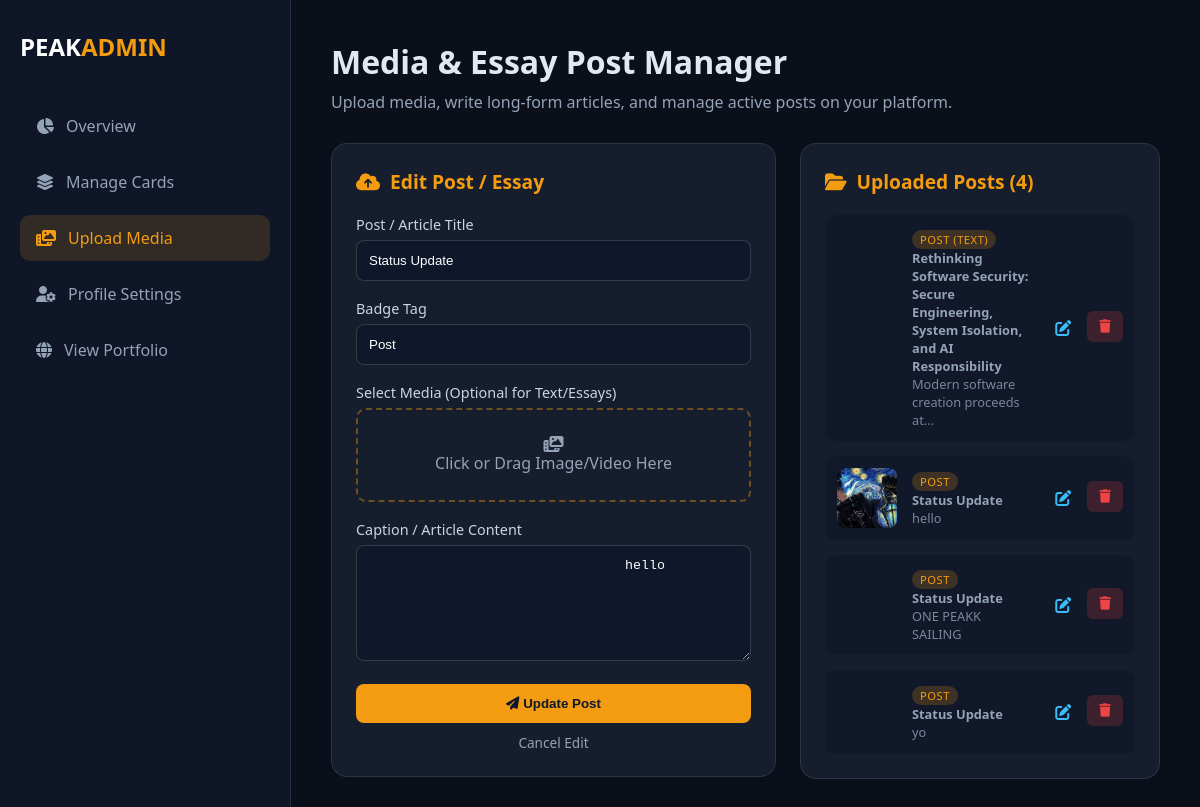
Page /dashboard/post?edit_id=3 (signed in) on the committed database.
### app.py (models this page shows)
class MediaUpload(db.Model):
    id = db.Column(db.Integer, primary_key=True)
    title = db.Column(db.String(100), nullable=True)
    caption = db.Column(db.Text, nullable=True)
    badge = db.Column(db.String(50), default="Featured")
    filename = db.Column(db.String(255), nullable=True)
    media_type = db.Column(db.String(10), nullable=True)
    created_at = db.Column(db.DateTime, default=datetime.utcnow)

### app.py (the view)
@app.route('/dashboard/post')
@login_required
def dashboard_post():
    edit_id = request.args.get('edit_id', type=int)
    edit_post = MediaUpload.query.get(edit_id) if edit_id else None
    uploads = MediaUpload.query.order_by(MediaUpload.id.desc()).all()
    return render_template('dashboard_post.html', uploads=uploads, edit_post=edit_post)

### app.py (called while the page is built)
@login_manager.user_loader
def load_user(user_id):
    return db.session.get(User, int(user_id))

### templates/dashboard_post.html (shortened to what this page needs)
<!DOCTYPE html>
<html lang="en">
<head>
    <link rel="stylesheet" href="https://cdnjs.cloudflare.com/ajax/libs/font-awesome/6.4.0/css/all.min.css">
    <link rel="stylesheet" href="{{ url_for('static', filename='css/dashboard.css') }}">
</head>
<body class="dashboard-body">
    <div class="dashboard-container">
        <aside class="dashboard-sidebar">
            <div class="brand">
                <h2>PEAK<span>ADMIN</span></h2>
            </div>
            <nav class="dash-nav">
                <a href="{{ url_for('dashboard') }}">
                    <i class="fa-solid fa-chart-pie"></i> Overview
                </a>
                <a href="{{ url_for('dashboard_cards') }}">
                    <i class="fa-solid fa-layer-group"></i> Manage Cards
                </a>
                <a href="{{ url_for('dashboard_post') }}" class="active">
                    <i class="fa-solid fa-photo-film"></i> Upload Media
                </a>
                <a href="{{ url_for('dashboard_profile_page') }}">
                    <i class="fa-solid fa-user-gear"></i> Profile Settings
                </a>
                <a href="{{ url_for('home') }}">
                    <i class="fa-solid fa-globe"></i> View Portfolio
                </a>
            </nav>
        </aside>
        <main class="dashboard-content">
            <header class="dash-header">
                <h1>Media & Essay Post Manager</h1>
                <p>Upload media, write long-form articles, and manage active posts on your platform.</p>
            </header>
            <div class="dash-grid">
                <div class="dash-card">
                    <h3>
                        <i class="fa-solid fa-cloud-arrow-up"></i>
                        {% if edit_post %}Edit Post / Essay{% else %}New Media or Essay Post{% endif %}
                    </h3>
                    <form action="{% if edit_post %}{{ url_for('update_media', upload_id=edit_post.id) }}{% else %}{{ url_for('upload_media') }}{% endif %}"
                          method="POST"
                          enctype="multipart/form-data"
                          class="dash-form">
                        <div class="form-group">
                            <label for="title">Post / Article Title</label>
                            <input type="text" id="title" name="title" class="form-control"
                                   placeholder="e.g. Rethinking Software Security..."
                                   value="{{ edit_post.title if edit_post else '' }}">
                        </div>
                        <div class="form-group">
                            <label for="badge">Badge Tag</label>
                            <input type="text" id="badge" name="badge" class="form-control"
                                   placeholder="e.g. POST (TEXT), Article, Essay"
                                   value="{{ edit_post.badge if edit_post else 'POST (TEXT)' }}">
                        </div>
                        <div class="form-group">
                            <label>Select Media (Optional for Text/Essays)</label>
                            <div class="file-upload-wrapper">
                                <div class="file-dummy">
                                    <i class="fa-solid fa-photo-film"></i>
                                    <span id="file-label">Click or Drag Image/Video Here</span>
                                </div>
                            </div>
                        </div>
                        <div class="form-group">
                            <label for="caption_editor">Caption / Article Content</label>
                            <textarea id="caption_editor" name="caption" rows="6">
                                {{ edit_post.caption if edit_post else '' }}
                            </textarea>
                        </div>
                        <div class="form-actions" style="margin-top: 15px;">
                            <button type="submit" class="btn-submit">
                                <i class="fa-solid fa-paper-plane"></i>
                                {% if edit_post %}Update Post{% else %}Post Media{% endif %}
                            </button>
                            {% if edit_post %}
                                <a href="{{ url_for('dashboard_post') }}"
                                   style="display: block; text-align: center; color: #94a3b8; margin-top: 10px; text-decoration: none; font-size: 0.85rem;">
                                    Cancel Edit
                                </a>
                            {% endif %}
                        </div>
                    </form>
                </div>
                <div class="dash-card">
                    <h3><i class="fa-solid fa-folder-open"></i> Uploaded Posts ({{ uploads|length if uploads else 0 }})</h3>
                    <div class="card-list">
                        {% if uploads %}
                            {% for item in uploads %}
                            <div class="card-item">
                                <div class="thumb-box">
                                    {% if item.filename %}
                                        {% if item.media_type == 'image' %}
                                            <img src="{{ url_for('static', filename='uploads/' + item.filename) }}" alt="Media">
                                        {% else %}
                                            <video src="{{ url_for('static', filename='uploads/' + item.filename) }}" muted></video>
                                        {% endif %}
                                    {% else %}
                                        <div style="display: flex; align-items: center; justify-content: center; height: 100%; background: #1e293b; color: #f59e0b;">
                                            <i class="fa-solid fa-file-lines" style="font-size: 1.5rem;"></i>
                                        </div>
                                    {% endif %}
                                </div>
                                <div class="card-info">
                                    <span class="badge">{{ item.badge or item.media_type|upper or 'POST' }}</span>
                                    <p><strong>{{ item.title or 'Untitled Post' }}</strong></p>
                                    <p style="font-size: 0.8rem; opacity: 0.8;">{{ item.caption|striptags|truncate(40) }}</p>
                                </div>
                                <div class="card-actions" style="display: flex; gap: 6px;">
                                    <a href="{{ url_for('dashboard_post', edit_id=item.id) }}" class="btn-edit" title="Edit Post" style="padding: 6px 10px; color: #38bdf8;">
                                        <i class="fa-solid fa-pen-to-square"></i>
                                    </a>
                                    <form action="{{ url_for('delete_media', upload_id=item.id) }}" method="POST" onsubmit="return confirm('Delete this media file?');" style="margin: 0;">
                                        <button type="submit" class="btn-delete" title="Delete Media">
                                            <i class="fa-solid fa-trash"></i>
                                        </button>
                                    </form>
                                </div>
                            </div>
                            {% endfor %}
                        {% else %}
                            <p class="empty-msg">No media uploads found. Use the form to post videos, images, or articles!</p>
                        {% endif %}
                    </div>
                </div>
            </div>
        </main>
    </div>
</body>
</html>

### static/css/dashboard.css (style rules this page uses)
body.dashboard-body { background-color: #0b0f19; color: #e2e8f0; font-family: 'Segoe UI', Tahoma, Geneva, Verdana, sans-serif; margin: 0; padding: 0; }
.dashboard-container { display: flex; min-height: 100vh; }
.dashboard-sidebar { width: 250px; background: rgba(15, 23, 42, 0.95); border-right: 1px solid rgba(255, 255, 255, 0.1); padding: 30px 20px; display: flex; flex-direction: column; }
.dashboard-sidebar .brand h2 { color: #ffffff; font-size: 1.5rem; margin: 0 0 40px 0; }
.dashboard-sidebar .brand span { color: #f39c12; }
.dash-nav a { display: flex; align-items: center; gap: 12px; color: #94a3b8; text-decoration: none; padding: 12px 16px; border-radius: 10px; margin-bottom: 10px; transition: all 0.2s ease; }
.dash-nav a:hover, .dash-nav a.active { background: rgba(243, 156, 18, 0.15); color: #f39c12; }
.dashboard-content { flex: 1; padding: 40px; overflow-y: auto; }
.dash-header { margin-bottom: 30px; }
.dash-header h1 { font-size: 2rem; margin: 0 0 8px 0; }
.dash-header p { color: #94a3b8; margin: 0; }
.dash-grid { display: grid; grid-template-columns: 1fr 1fr; gap: 30px; }
.dash-card { background: rgba(30, 41, 59, 0.6); backdrop-filter: blur(12px); border: 1px solid rgba(255, 255, 255, 0.1); border-radius: 16px; padding: 24px; }
.dash-card h3 { margin: 0 0 20px 0; font-size: 1.2rem; color: #f39c12; display: flex; align-items: center; gap: 10px; }
.dash-form .form-group { margin-bottom: 18px; }
.dash-form label { display: block; margin-bottom: 6px; font-size: 0.9rem; color: #cbd5e1; }
.dash-form input[type="text"], .dash-form textarea { width: 100%; padding: 12px; background: rgba(15, 23, 42, 0.8); border: 1px solid rgba(255, 255, 255, 0.15); border-radius: 8px; color: #ffffff; box-sizing: border-box; }
.file-upload-wrapper { position: relative; height: 90px; border: 2px dashed rgba(243, 156, 18, 0.4); border-radius: 10px; overflow: hidden; }
.file-dummy { display: flex; flex-direction: column; align-items: center; justify-content: center; height: 100%; color: #94a3b8; }
.btn-submit { width: 100%; padding: 12px; background: #f39c12; border: none; border-radius: 8px; color: #0f172a; font-weight: bold; cursor: pointer; transition: background 0.2s; }
.card-list { display: flex; flex-direction: column; gap: 15px; }
.card-item { display: flex; align-items: center; background: rgba(15, 23, 42, 0.7); padding: 12px; border-radius: 10px; gap: 15px; }
.thumb-box { width: 60px; height: 60px; border-radius: 8px; overflow: hidden; flex-shrink: 0; }
.thumb-box img { width: 100%; height: 100%; object-fit: cover; }
.card-info { flex: 1; }
.card-info .badge { font-size: 0.7rem; background: rgba(243, 156, 18, 0.2); color: #f39c12; padding: 2px 8px; border-radius: 12px; }
.card-info p { margin: 0; font-size: 0.8rem; color: #94a3b8; }
.btn-delete { background: rgba(239, 68, 68, 0.2); color: #ef4444; border: none; padding: 8px 12px; border-radius: 6px; cursor: pointer; transition: background 0.2s; }
.thumb-box video { width: 100%; height: 100%; object-fit: cover; border-radius: 8px; }
.card-info .badge { text-transform: uppercase; letter-spacing: 0.5px; }

### templates/dashboard_post.html (style rules this page uses)
.dashboard-content { overflow-x: hidden; width: 100%; box-sizing: border-box; }
.dash-grid { display: grid !important; grid-template-columns: minmax(0, 1fr) 360px !important; gap: 24px !important; align-items: start !important; width: 100% !important; }
.dash-card { min-width: 0 !important; position: relative !important; z-index: 1 !important; }

### rows in the picture
MediaUpload: title "Status Update", badge "Post", caption "hello", filename (picture), badge "POST"
MediaUpload: badge "POST (TEXT)", title "Rethinking Software Security: Secure Engineering, System Isolation, and AI Responsibility", caption "Modern software creation proceeds at..."
MediaUpload: badge "POST", title "Status Update", caption "ONE PEAKK SAILING"
MediaUpload: badge "POST", title "Status Update", caption "yo"

### other values in the picture
{{ uploads|length if uploads else 0 }} "4"
